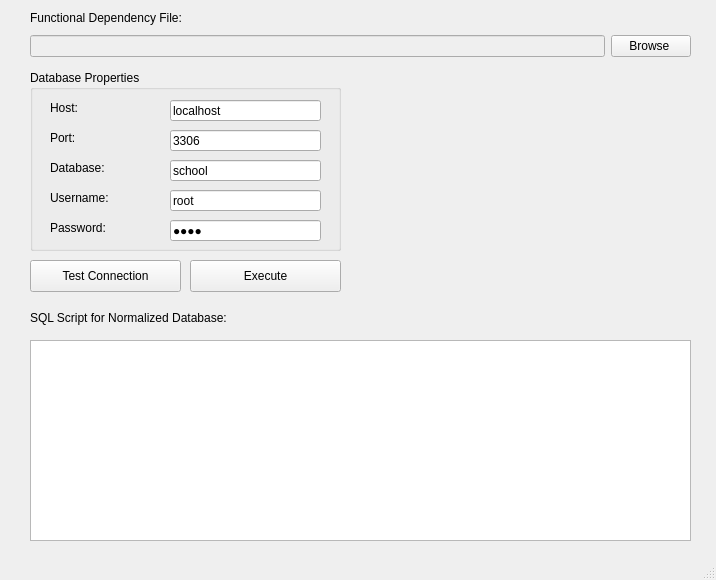
<?xml version="1.0" encoding="UTF-8"?>
<ui version="4.0">
 <class>MainWindow</class>
 <widget class="QMainWindow" name="MainWindow">
  <property name="geometry">
   <rect>
    <x>0</x>
    <y>0</y>
    <width>716</width>
    <height>580</height>
   </rect>
  </property>
  <property name="windowTitle">
   <string>Database Normalizer</string>
  </property>
  <widget class="QWidget" name="centralwidget">
   <widget class="QPushButton" name="btnExecute">
    <property name="geometry">
     <rect>
      <x>190</x>
      <y>260</y>
      <width>151</width>
      <height>32</height>
     </rect>
    </property>
    <property name="text">
     <string>Execute</string>
    </property>
   </widget>
   <widget class="QWidget" name="layoutWidget">
    <property name="geometry">
     <rect>
      <x>30</x>
      <y>30</y>
      <width>661</width>
      <height>33</height>
     </rect>
    </property>
    <layout class="QHBoxLayout" name="horizontalLayout">
     <item>
      <widget class="QLineEdit" name="txtFilePath">
       <property name="enabled">
        <bool>false</bool>
       </property>
      </widget>
     </item>
     <item>
      <widget class="QPushButton" name="btnBrowse">
       <property name="text">
        <string>Browse </string>
       </property>
      </widget>
     </item>
    </layout>
   </widget>
   <widget class="QGroupBox" name="groupBox">
    <property name="geometry">
     <rect>
      <x>30</x>
      <y>70</y>
      <width>311</width>
      <height>181</height>
     </rect>
    </property>
    <property name="title">
     <string>Database Properties</string>
    </property>
    <widget class="QLineEdit" name="txtHost">
     <property name="geometry">
      <rect>
       <x>140</x>
       <y>30</y>
       <width>151</width>
       <height>21</height>
      </rect>
     </property>
     <property name="text">
      <string>localhost</string>
     </property>
    </widget>
    <widget class="QLabel" name="label_4">
     <property name="geometry">
      <rect>
       <x>20</x>
       <y>60</y>
       <width>111</width>
       <height>16</height>
      </rect>
     </property>
     <property name="text">
      <string>Port:</string>
     </property>
    </widget>
    <widget class="QLabel" name="label_3">
     <property name="geometry">
      <rect>
       <x>20</x>
       <y>150</y>
       <width>111</width>
       <height>16</height>
      </rect>
     </property>
     <property name="text">
      <string>Password:</string>
     </property>
    </widget>
    <widget class="QLabel" name="label">
     <property name="geometry">
      <rect>
       <x>20</x>
       <y>90</y>
       <width>111</width>
       <height>16</height>
      </rect>
     </property>
     <property name="text">
      <string>Database:</string>
     </property>
    </widget>
    <widget class="QLineEdit" name="txtPassword">
     <property name="geometry">
      <rect>
       <x>140</x>
       <y>150</y>
       <width>151</width>
       <height>21</height>
      </rect>
     </property>
     <property name="text">
      <string>1234</string>
     </property>
     <property name="echoMode">
      <enum>QLineEdit::Password</enum>
     </property>
    </widget>
    <widget class="QLineEdit" name="txtDB">
     <property name="geometry">
      <rect>
       <x>140</x>
       <y>90</y>
       <width>151</width>
       <height>21</height>
      </rect>
     </property>
     <property name="text">
      <string>school</string>
     </property>
    </widget>
    <widget class="QLabel" name="label_2">
     <property name="geometry">
      <rect>
       <x>20</x>
       <y>120</y>
       <width>111</width>
       <height>16</height>
      </rect>
     </property>
     <property name="text">
      <string>Username:</string>
     </property>
    </widget>
    <widget class="QLabel" name="label_5">
     <property name="geometry">
      <rect>
       <x>20</x>
       <y>30</y>
       <width>111</width>
       <height>16</height>
      </rect>
     </property>
     <property name="text">
      <string>Host:</string>
     </property>
    </widget>
    <widget class="QLineEdit" name="txtPort">
     <property name="geometry">
      <rect>
       <x>140</x>
       <y>60</y>
       <width>151</width>
       <height>21</height>
      </rect>
     </property>
     <property name="text">
      <string>3306</string>
     </property>
    </widget>
    <widget class="QLineEdit" name="txtUsername">
     <property name="geometry">
      <rect>
       <x>140</x>
       <y>120</y>
       <width>151</width>
       <height>21</height>
      </rect>
     </property>
     <property name="text">
      <string>root</string>
     </property>
    </widget>
   </widget>
   <widget class="QPushButton" name="btnTestConn">
    <property name="geometry">
     <rect>
      <x>30</x>
      <y>260</y>
      <width>151</width>
      <height>32</height>
     </rect>
    </property>
    <property name="text">
     <string>Test Connection</string>
    </property>
   </widget>
   <widget class="QLabel" name="label_6">
    <property name="geometry">
     <rect>
      <x>30</x>
      <y>10</y>
      <width>171</width>
      <height>16</height>
     </rect>
    </property>
    <property name="text">
     <string>Functional Dependency File:</string>
    </property>
   </widget>
   <widget class="QTextEdit" name="textEdit">
    <property name="geometry">
     <rect>
      <x>30</x>
      <y>340</y>
      <width>661</width>
      <height>201</height>
     </rect>
    </property>
   </widget>
   <widget class="QLabel" name="label_7">
    <property name="geometry">
     <rect>
      <x>30</x>
      <y>310</y>
      <width>231</width>
      <height>16</height>
     </rect>
    </property>
    <property name="text">
     <string>SQL Script for Normalized Database:</string>
    </property>
   </widget>
  </widget>
  <widget class="QStatusBar" name="statusbar"/>
 </widget>
 <resources/>
 <connections/>
</ui>
